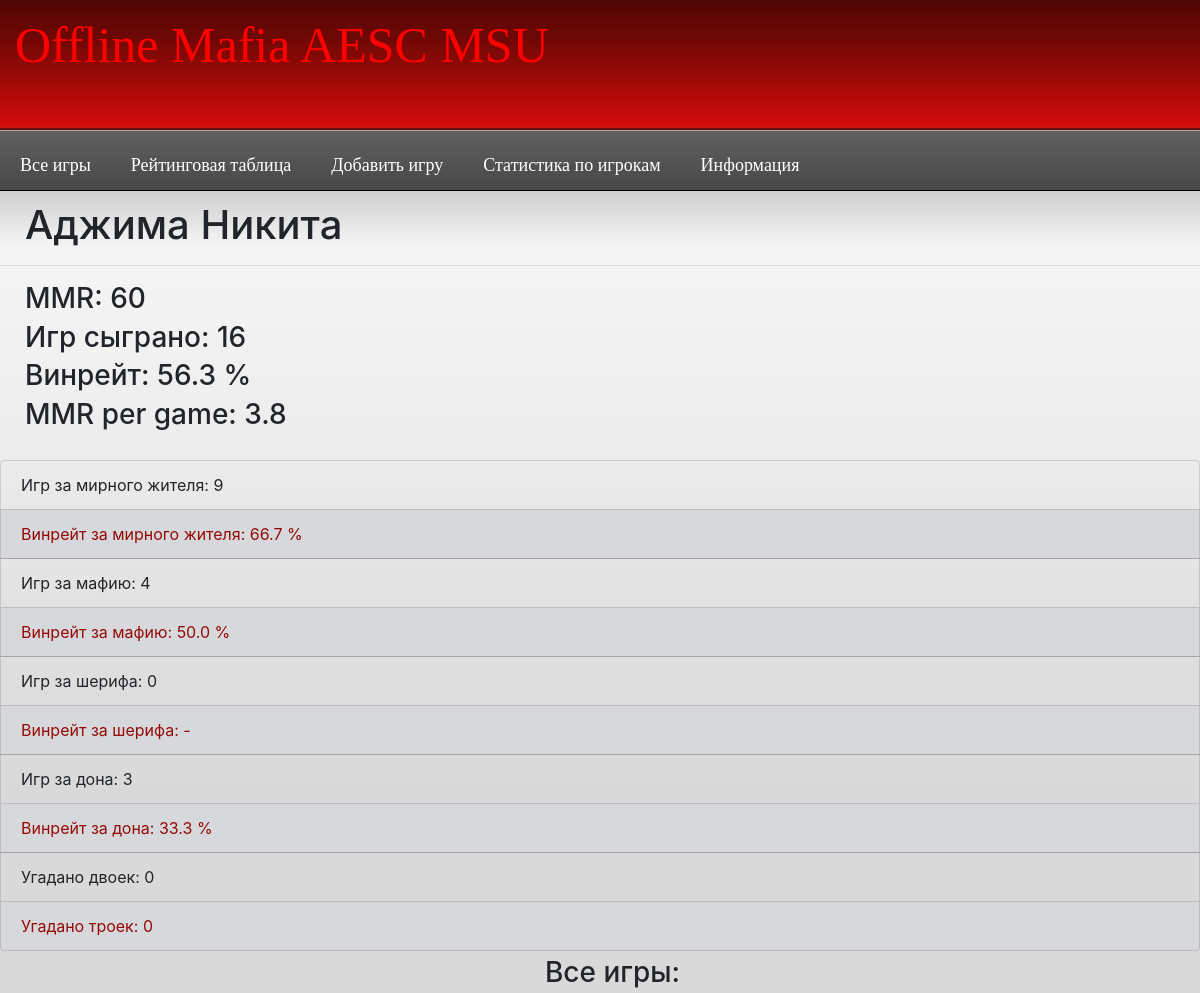
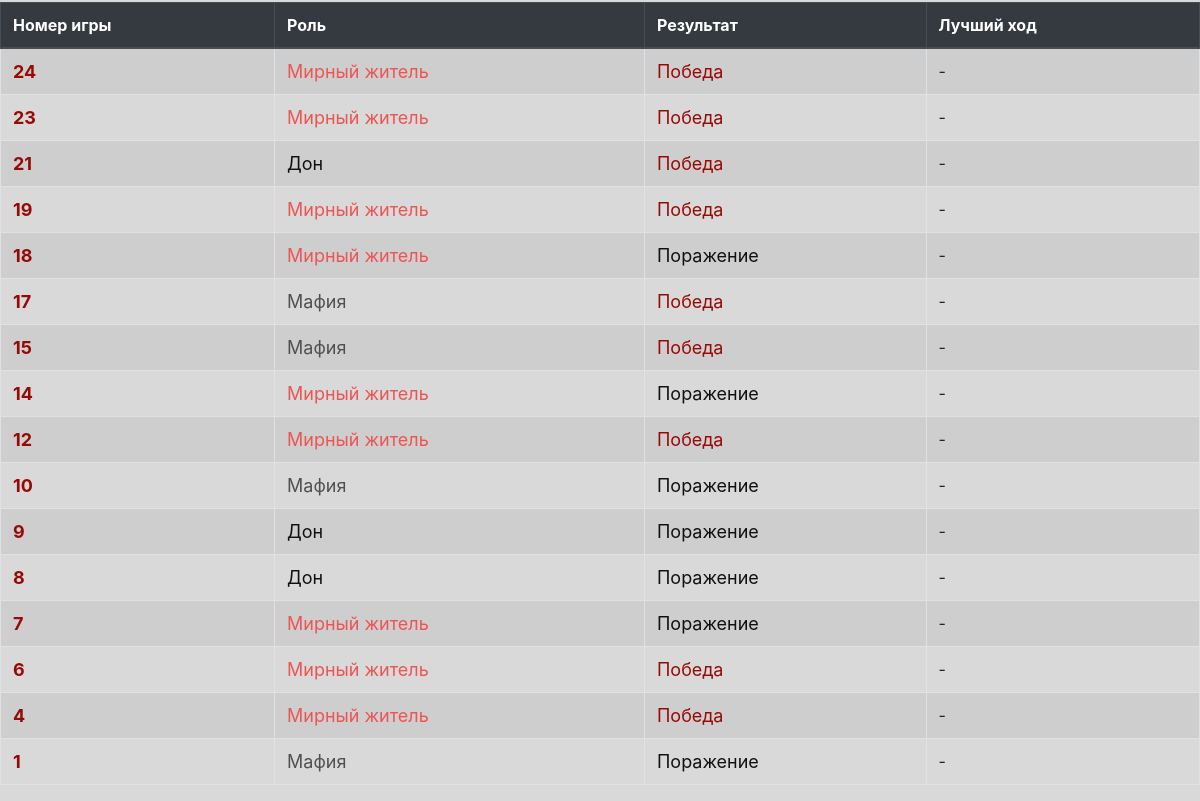
The page /offlinemafia.ru/stat.php?id=3 on the database its author committed (2 pictures, top to bottom).
### tables this page shows
CREATE TABLE `gamers` (
  `id` int(11) NOT NULL,
  `name` varchar(255) NOT NULL,
  `mmr` int(11) DEFAULT NULL,
  `games_played` int(11) DEFAULT NULL
);

CREATE TABLE `log` (
  `id` int(11) NOT NULL,
  `game_id` int(11) NOT NULL,
  `name` varchar(255) NOT NULL,
  `role` varchar(255) NOT NULL,
  `win` tinyint(1) NOT NULL,
  `best` int(11) NOT NULL
);

### offlinemafia.ru/app/include/functions.php (called while the page is built, shortened)
<?php
function div($x, $y, $type = 1){
    if ($y == 0){
        return "-";
    } else {
        if ($type){
            $ans = ($x * 100) / $y;
            $ans = number_format($ans, 1, '.', '');
            $ans .= ' %';
            return $ans;
        } else {
            $ans = $x / $y;
            $ans = number_format($ans, 1, '.', '');
            return $ans;
        }
    }
}

### offlinemafia.ru/stat.php (the view, shortened to what this page needs)
<?php
if ($_GET['id']){
    require 'header.php';
    $sql = "SELECT * FROM gamers WHERE id = {$_GET['id']}";
    $result = mysqli_query($link, $sql);
    $gamer = mysqli_fetch_assoc($result);
    $sql = "SELECT * FROM log WHERE name = '{$gamer['name']}'";
    $result = mysqli_query($link, $sql);
    $stats = mysqli_fetch_all($result, 1);
    $won = 0;
    $mafia_all = 0;
    $mafia_won = 0;
    $don_all = 0;
    $don_won = 0;
    $sher_all = 0;
    $sher_won = 0;
    $town_all = 0;
    $town_won = 0;
    $best2 = 0;
    $best3 = 0;
    foreach ($stats as $game){
        if ($game['role'] == 'don'){
            if ($game['win'] == 1){
                $don_won++;
                $won++;
            }
            $don_all++;
        } else if ($game['role'] == 'town'){
            if ($game['win'] == 1){
                $town_won++;
                $won++;
            }
            $town_all++;
        } else if ($game['role'] == 'mafia'){
            if ($game['win'] == 1){
                $mafia_won++;
                $won++;
            }
            $mafia_all++;
        } else {
            if ($game['win'] == 1){
                $sher_won++;
                $won++;
            }
            $sher_all++;
        }
    }
    $winrate = div($won, $gamer['games_played']);
    $winrate_town = div($town_won, $town_all);
    $winrate_mafia = div($mafia_won, $mafia_all);
    $winrate_don = div($don_won, $don_all);
    $winrate_sher = div($sher_won, $sher_all);
    $avgmmr = div($gamer['mmr'], $gamer['games_played'], 0);
    echo "<h1> {$gamer['name']} </h1><hr>
        <h3> MMR: {$gamer['mmr']}</h3>
        <h3> Игр сыграно: {$gamer['games_played']} </h3>
        <h3> Винрейт: {$winrate} </h3>
        <h3> MMR per game: $avgmmr</h3><br>";
    echo '<ul class = "list-group">'
        . "<li class = 'list-group-item'>Игр за мирного жителя: {$town_all}</li>"
        . "<li class = 'list-group-item list-group-item-secondary'> Винрейт за мирного жителя: $winrate_town</li>"
        . "<li class = 'list-group-item'>Игр за мафию: {$mafia_all}</li>"
        . "<li class = 'list-group-item list-group-item-secondary'> Винрейт за мафию: $winrate_mafia</li>"
        . "<li class = 'list-group-item'>Игр за шерифа: {$sher_all}</li>"
        . "<li class = 'list-group-item list-group-item-secondary'> Винрейт за шерифа: $winrate_sher</li>"
        . "<li class = 'list-group-item'>Игр за дона: {$don_all}</li>"
        . "<li class = 'list-group-item list-group-item-secondary'> Винрейт за дона: $winrate_don</li>"
        . "<li class = 'list-group-item'>Угадано двоек: $best2</li>"
        . "<li class = 'list-group-item list-group-item-secondary'> Угадано троек: $best3</li>"
        . "</ul><h3 align = 'center'>Все игры:</h3>"
        . "<table class ='table table-bordered table-striped'>
        <thead class = 'thead-dark'>
            <th scope='col'>Номер игры</th>
            <th scope='col'>Роль</th>
            <th scope='col'>Результат</th>
            <th scope='col'>Лучший ход</th>
        </thead>
        <tbody class = 'table-stripped'>";
    for ($i = $gamer['games_played'] - 1; $i >= 0; $i--){
        $eee = $stats[$i]["game_id"] + 1;
        echo "<tr>";
        echo "<th score = 'row'><a href = 'gameinfo.php?id=$eee' class = 'cooltext'>$eee</a></th>";
        echo "<td>";
        if ($stats[$i]["role"] == 'town'){
            echo '<p class = "towntext">Мирный житель</p>';
        } else if ($stats[$i]["role"] == 'mafia'){
            echo '<p class = "mafiatext">Мафия</p>';
        } else if ($stats[$i]["role"] == 'don'){
            echo '<p class = "dontext">Дон</p>';
        } else {
            echo '<p class = "cooltext">Шериф</p>';
        }
        echo "</td><td>";
        if ($stats[$i]["win"] == 1){
            echo '<p class = "cooltext">Победа</p>';
        } else {
            echo '<p class = "dontext">Поражение</p>';
        }
        echo "</td><td>";
        if ($stats[$i]["best"] == 2){
            echo '<p class = "towntext">Угадана двойка</p>';
        } else if ($stats[$i]["best"] == 3){
            echo '<p class = "cooltext">Угадана тройка</p>';
        } else {
            echo '-';
        }
        echo "</td></tr>";
    }
} else{
   $kekek = rand(2, 21);
   header("Location: stat.php?id=$kekek");
}
?>
<?php
require 'footer.php';

### offlinemafia.ru/style.css (style rules this page uses)
* { padding: 0;margin: 0; }
body { background: #d9d9d9 url(public/images/95.jpg) repeat-x; }
body h1 { margin-top: 5px; margin-left: 25px; margin-bottom: 5px; }
body h3 { margin-top: 5px; margin-left: 25px; margin-bottom: 5px; }
.dontext { font-size: 18px; color: #111111; }
.mafiatext { font-size: 18px; color: #505050; }
.towntext { font-size: 18px; color: #ed5454; }
.cooltext { font-size: 18px; color: #950a07; }

### rows shown on the page
gamers: name "Аджима Никита", mmr "60", games_played "16", games_played "56.3 %", avgmmr "3.8", games_played.game_id "24", shows "Мирный житель", shows "Победа"
log: game "23", role "Мирный житель", win "Победа"
log: game "21", role "Дон", win "Победа"
log: game "19", role "Мирный житель", win "Победа"
log: game "18", role "Мирный житель", win "Поражение"
log: game "17", role "Мафия", win "Победа"
log: game "15", role "Мафия", win "Победа"
log: game "14", role "Мирный житель", win "Поражение"
log: game "12", role "Мирный житель", win "Победа"
log: game "10", role "Мафия", win "Поражение"
log: game "9", role "Дон", win "Поражение"
log: game "8", role "Дон", win "Поражение"
log: game "7", role "Мирный житель", win "Поражение"
log: game "6", role "Мирный житель", win "Победа"
log: game "4", role "Мирный житель", win "Победа"
log: game "1", role "Мафия", win "Поражение"

### other values the page prints
$town_all "9"
$winrate_town "66.7 %"
$mafia_all "4"
$winrate_mafia "50.0 %"
$sher_all "0"
$winrate_sher "-"
$don_all "3"
$winrate_don "33.3 %"
$best2 "0"
$best3 "0"
